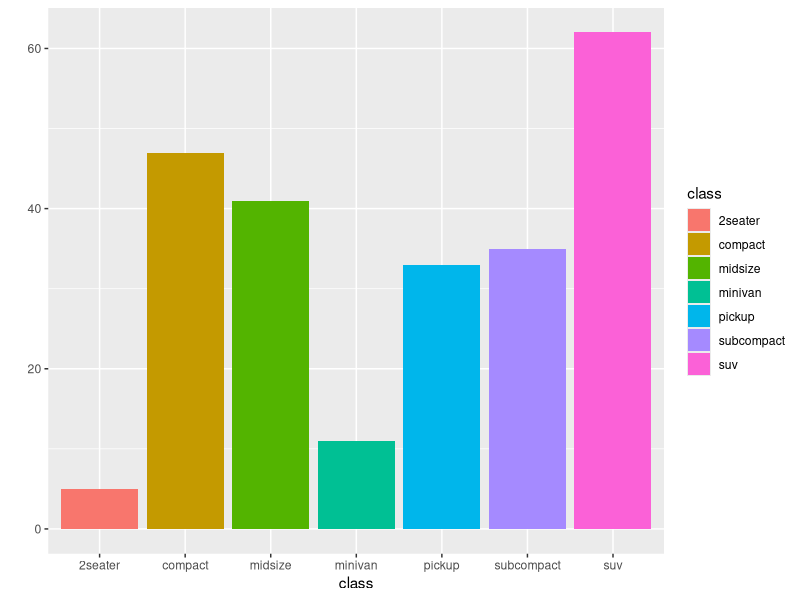

Write R code to recreate this figure. (Note: this script raises an error after producing the figure.)
# dplyr 패키지를 사용한 데이터 가공.

library(tidyverse)

# ggplot2::mpg 데이터 셋의 일부를 출력
head(mpg)

# 자동차의 종류(class)가 'compact'인 자동차들의 고속도로연비(hwy)의 평균
df_compact <- mpg %>% filter(class == 'compact')
df_compact
mean(df_compact$hwy)

mean(filter(mpg, class == 'compact')$hwy)

# 자동차의 class가 'suv'인 자동차들의 hwy의 평균
df_suv <- mpg %>% filter(class == 'suv')
df_suv
mean(df_suv$hwy)

# 범주형(카테고리 타입) 변수들의 빈도수(frequency)
table(mpg$class)
table(mpg$manufacturer)

# 막대 그래프(geom_bar)가 table 함수를 시각화.
qplot(x = class, data = mpg, fill = class)

# 자동차 제조사(manufacturer)들 중에서 가장 많은 모델을 가지고 있는 2개 제조사를 찾으세요.
table(mpg$manufacturer)
#> dodge: 37, toyota: 34
# 두 제조사 자동차들의 고속도로연비 평균을 각각 찾아서 비교하세요.
df_dodge <- mpg %>% filter(manufacturer == 'dodge')
df_dodge
mean(df_dodge$hwy)

df_toyota <- mpg %>% filter(manufacturer == 'toyota')
df_toyota
mean(df_toyota$hwy)

# 데이터 프레임에 파생 변수를 추가:
# data_frame$new_var <- (데이터 프레임의 기존 변수들을 사용해서 공식을 작성.)
# 원본 데이터 프레임이 변경!
df_test <- data.frame(kor = c(10, 20, 30),
                      eng = c(11, 22, 33),
                      math = c(1, 2, 3))
df_test
# 세과목 총점 파생 변수
df_test$total <- df_test$kor + df_test$eng + df_test$math
df_test

# dplyr 패키지의 mutate() 함수를 사용한 파생 변수 추가:
# mutate(data_frame, new_var = 파생변수 공식)
# 파생 변수가 추가된 새로운 데이터 프레임을 만들어서 리턴함!
# 원본 데이터 프레임은 변경되지 않음!
mutate(df_test, average = total / 3)
df_test

df_test2 <- mutate(df_test, average = total / 3)
df_test2

# ifelse(조건식, 조건식이 TRUE일 때 리턴할 값, 조건식이 FALSE일 때 리턴할 값)
numbers <- c(-1, 0, 1)
is_positive <- ifelse(numbers > 0, '양수', '양수 아님')
is_positive

check <- ifelse(numbers > 0, 'positive',  
                ifelse(numbers < 0, 'negative', 'zero'))
check

df_test2
# df_test2에 grade 파생 변수 추가
#   average >= 20, grade = 'A'
#   average >= 10, grade = 'B',
#   average < 10, grade = 'C'
df_test2 %>% mutate(grade = ifelse(average >= 20, 'A',
                                   ifelse(average >= 10, 'B', 'C')))
df_test2$grade <- ifelse(df_test2$average >= 20, 'A',
                         ifelse(df_test2$average >= 10, 'B', 'C'))
df_test2

# exam 데이터 프레임에 total 파생 변수(수학, 영어, 과학 세과목 총점) 추가.
# exam 데이터 프레임에 average 파생 변수(세과목 평균) 추가.
# exam 데이터 프레임에 grade 파생 변수 추가
#   average >= 80, 'A',
#   average >= 60, 'B',
#   average >= 40, 'C',
#   average < 40, 'F'
# mutate() 함수 사용.
exam %>% 
  mutate(total = math + english + science,
         average = total / 3,
         grade = ifelse(average >= 80, 'A',
                        ifelse(average >= 60, 'B', 
                               ifelse(average >= 40, 'C', 'F'))))

# exam 데이터 프레임에 세과목의 총점 total 파생 변수를 추가하고,
# 총점 상위 5명의 레코드를 출력.
exam %>% 
  mutate(total = math + english + science) %>%  # 총점 파생 변수 추가
  arrange(desc(total)) %>%                      # 총점 내림차순 정렬
  head(n = 5)                                   # 상위 5명 출력

# ggplot2::mpg 데이터 셋에 avg_mpg(도시, 고속도로 연비 평균) 파생 변수를 추가하고,
# avg_mpg의 상위 5개 자동차의 제조사, 모델, avg_mpg를 출력
mpg %>% 
  mutate(avg_mpg = (cty + hwy) / 2) %>% 
  arrange(desc(avg_mpg)) %>% 
  head(n = 5) %>% 
  select(manufacturer, model, avg_mpg)

# mpg 데이터 셋에 avg_mpg(도시, 고속도로 연비 평균) 파생 변수를 추가하고,
#   avg_mpg >= 30, grade = 'A',
#   avg_mpg >= 20, grade = 'B',
#   avg_mpg < 20, grade = 'C' 
# 파생변수 avg_mpg 추가.
mpg %>% 
  mutate(avg_mpg = (cty + hwy) / 2,
         grade = ifelse(avg_mpg >= 30, 'A',
                        ifelse(avg_mpg >= 20, 'B', 'C'))) %>% 
  select(cty, hwy, avg_mpg, grade)
